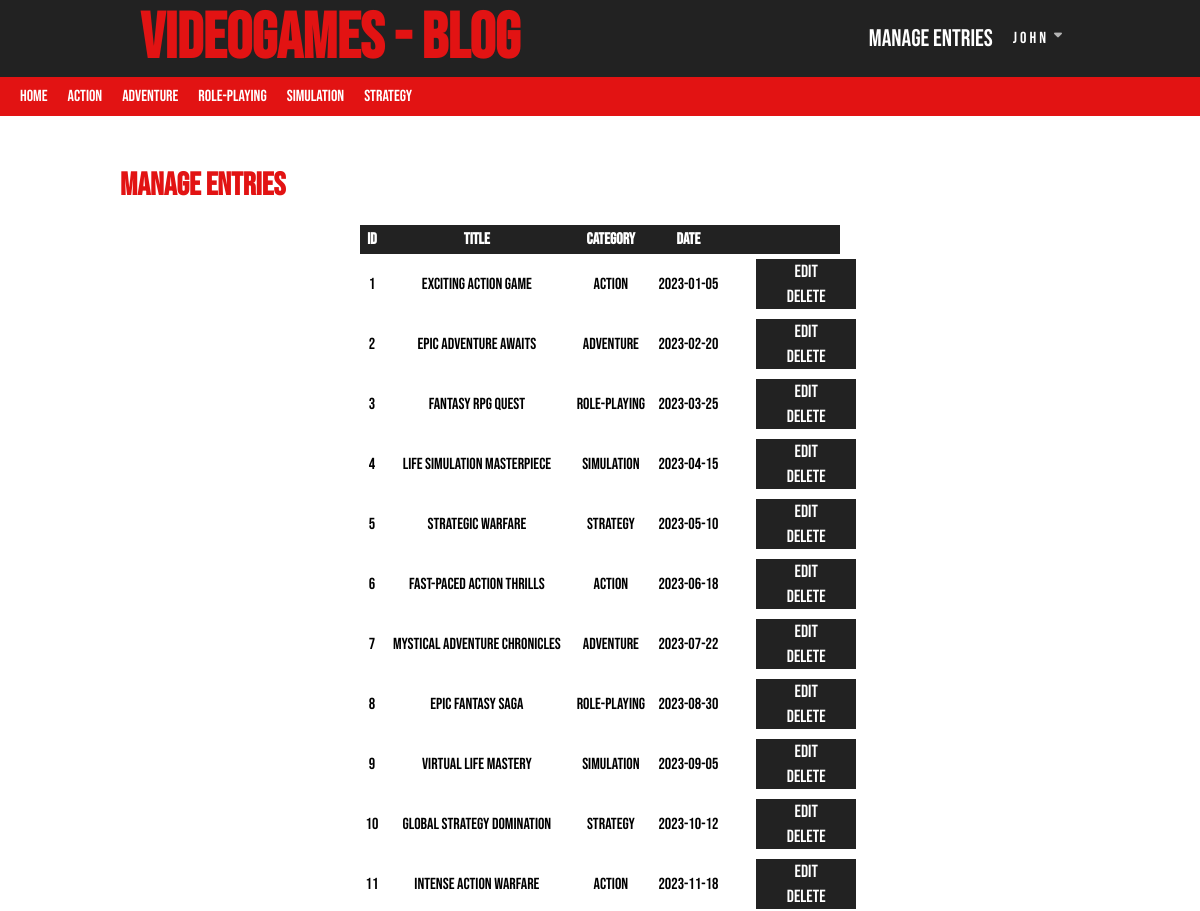
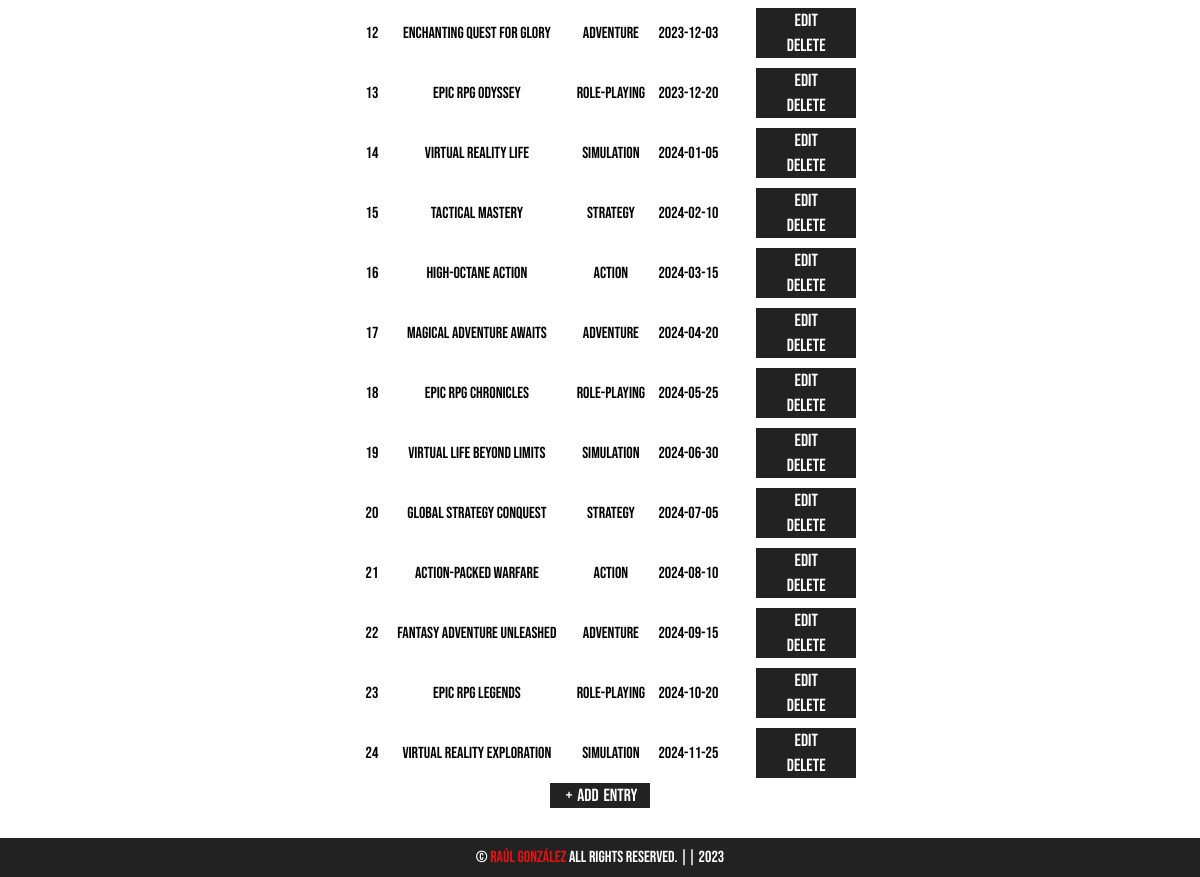
The app's page /Entry/manageEntries/ (signed in) with its own data (2 pictures, top to bottom).
### tables this page shows
CREATE TABLE IF NOT EXISTS categories (
    id INT(255) AUTO_INCREMENT NOT NULL,
    name VARCHAR(100),
    CONSTRAINT pk_categories PRIMARY KEY (id)
);

CREATE TABLE IF NOT EXISTS entries (
    id INT(255) AUTO_INCREMENT NOT NULL,
    user_id INT(255) NOT NULL,
    category_id INT(255) NOT NULL,
    title VARCHAR(255) NOT NULL,
    description MEDIUMTEXT,
    date DATE NOT NULL,
    CONSTRAINT pk_entries PRIMARY KEY (id),
    CONSTRAINT fk_entry_user FOREIGN KEY (user_id) REFERENCES users (id),
    CONSTRAINT fk_entry_category FOREIGN KEY (category_id) REFERENCES categories (id) ON DELETE NO ACTION
);

### Lib/Pages.php (called while the page is built, shortened)
<?php
class Pages
{
    public function render(string $pageName, array $params = null): void{
        require_once "Views/layout/header.php";
        require_once "Views/$pageName.php";
        require_once "Views/layout/footer.php";
    }
}

### Controllers/EntryController.php (called while the page is built, shortened)
<?php
class EntryController{
    private Pages $pages;
    private Entry $Entry;
    public function __construct(){
        $this->pages = new Pages();
        $this->Entry = new Entry();
    }
    public function manageEntries(): void{
        $this->pages->render("Entry/manageEntries");
    }
    public function getAll(): ?array{
        return  $this->Entry->getAll();
    }
}

### index.php (called while the page is built, shortened)
<?php
require_once "AutoLoad.php";
FrontController::main();

### AutoLoad.php (called while the page is built, shortened)
<?php
spl_autoload_register (function ($clase) {
    $directorio_clase = str_replace('\\', '/', $clase);
});

### Lib/DataBase.php (called while the page is built, shortened)
<?php
class DataBase{
    private $connection;
    private mixed $result;
    function __construct(
        private string $server = SERVER,
        private string $user = USER,
        private string $pass = PASSWORD,
        private string $database= DATABASE
    ){
        $this->connection = $this->connect();
    }
    private function connect(): PDO {
        try {
            $options = array(
                PDO::MYSQL_ATTR_INIT_COMMAND => "SET NAMES Utf8",
                PDO::MYSQL_ATTR_FOUND_ROWS => true
            );
            $connection = new PDO("mysql:host={$this->server};dbname={$this->database}", $this->user, $this->pass, $options);
            return $connection;
        } catch(PDOException $e){
            echo "There has been an error, and it's not possible to connect to the database. Details: " . $e->getMessage();
            exit;
        }
    }
    public function query(string $consultasQL): void
    {
        $this->result = $this->connection->query($consultasQL);
    }
    public function extractAll(): array
    {
        return $this->result->fetchAll(PDO::FETCH_ASSOC);
    }
    public function close(){
        if ($this->connection !== null) {
            $this->connection = null;
        }
    }
}

### Controllers/CategoryController.php (called while the page is built, shortened)
<?php
class CategoryController{
    private Category $Category;
    public function __construct(){
        $this->Category = new Category();
    }
    public function getAll(): ?array{
        return  $this->Category->getAll();
    }
    public function getCategoryFromId($category_id){
        $this->Category = new Category();
        $category = $this->Category->getCategoryFromId($category_id);
        return $category[0]["name"];
    }
}

### Models/Category.php (called while the page is built, shortened)
<?php
class Category {
    private CategoryRepository $CategoryRepository;
    public function __construct(){
        $this->CategoryRepository = new CategoryRepository();
    }
    public function getAll(): ?array{
        return  $this->CategoryRepository->getAll();
    }
    public function getCategoryFromId($category_id){
        return  $this->CategoryRepository->getCategoryFromId($category_id);
    }
}

### Repositories/CategoryRepository.php (called while the page is built, shortened)
<?php
class CategoryRepository
{
    private DataBase $connection;
    function __construct()
    {
        $this->connection = new DataBase();
    }
    public function getAll(): ? array{
        $this->connection->query("SELECT * FROM categories ORDER BY id ASC");
        $categories = $this->connection->extractAll();
        return $categories;
    }
    public function getCategoryFromId($category_id){
        $this->connection->query("SELECT name FROM categories WHERE id=$category_id");
        $category = $this->connection->extractAll();
        return $category;
    }
}

### Models/Entry.php (called while the page is built, shortened)
<?php
class Entry {
    private EntryRepository $EntryRepository;
    public function __construct(){
        $this->EntryRepository = new EntryRepository();
    }
    public function getAll(): ?array{
        return  $this->EntryRepository->getAll();
    }
}

### Repositories/EntryRepository.php (called while the page is built, shortened)
<?php
class EntryRepository
{
    private DataBase $connection;
    function __construct()
    {
        $this->connection = new DataBase();
    }
    public function getAll(): ? array{
        $this->connection->query("SELECT * FROM entries ORDER BY id ASC");
        $categories = $this->connection->extractAll();
        return $categories;
    }
}

### Views/Entry/manageEntries.php (the view, shortened to what this page needs)
<?php
    $EntryController = new EntryController();
    $entries = $EntryController->getAll();
?>
<h1>Manage Entries</h1>
<div class="tableCategories">
    <table >
        <?php if(count($entries) == 0):?>
            <p style="margin: 20px">There are not entries yet.</p>
        <?php else:?>
            <tr>
                <th>ID</th>
                <th>TITLE</th>
                <th>CATEGORY</th>
                <th>DATE</th>
                <th></th>
            </tr>
            <?php foreach($entries as $entry): ?>
                <tr>
                    <td><?=$entry['id']?></td>
                    <td><?=$entry['title']?></td>
                    <td><?= $CategoryController->getCategoryFromId($entry['category_id'])?></td>
                    <td><?=$entry['date']?></td>
                    <td>
                        <form action="<?=BASE_URL?>Entry/editEntry/" method="POST">
                            <input type="submit" value="Edit">
                        </form>
                        <form action="<?=BASE_URL?>Entry/deleteEntry/" method="POST">
                            <input type="submit" value="Delete">
                        </form>
                    </td>
                </tr>
            <?php endforeach; ?>
        <?php endif; ?>
    </table>
</div>
<form class="addCategorieForm" action="<?=BASE_URL?>Entry/addEntry/" method="POST">
    <input type="submit" value=" + Add Entry">
</form>

### Views/Layout/Header.php (shortened to what this page needs)
<?php
    $CategoryController = new CategoryController();
    $categories = $CategoryController->getAll();
?>
<!DOCTYPE html>
<html lang="en">
<head>
    <link rel="stylesheet" href="<?=BASE_URL?>Style/style.css">
</head>
<body>
    <header>
        <div class="header-top">
            <h1><a href="<?=BASE_URL?>">VideoGames - Blog</a></h1>
            <ul>
                <?php if(!isset($_SESSION['login'])): ?>
                    <li><a href="<?=BASE_URL?>User/Login/">Log in</a></li>
                    <li><a href="<?=BASE_URL?>User/Register/">Sing Up</a></li>
                <?php else: ?>
                    <li class="manage"><a href="<?=BASE_URL?>Entry/manageEntries/">Manage Entries</a></li>
                    <li class="manageUserSelect">
                        <label for="manageUserCheckbox"><?=$_SESSION['login']->name?><i class="fa-solid fa-caret-down"></i></label>
                    </li>
                <?php endif; ?>
            </ul>
        </div>
        <div class="header-bottom">
            <nav>
                <ul>
                    <li><a href="<?=BASE_URL?>">Home</a></li>
                    <?php foreach($categories as $categorie): ?>
                        <li>
                        <a href="<?=BASE_URL?>Category/showEntriesFromCategorie/?category_id=<?=$categorie['id']?>&category_name=<?=$categorie['name']?>"><?=$categorie['name']?></a>
                        </li>
                    <?php endforeach; ?>
                </ul>
            </nav>
        </div>
    </header>
    <main>

### Style/style.css (style rules this page uses)
* { padding: 0; margin: 0; box-sizing: border-box; }
:root { --color1: #222222; --color2: rgb(226, 19, 19); }
header { display: flex; flex-direction: column; flex-wrap: nowrap; }
header div, header ul { display: flex; flex-direction: row; flex-wrap: nowrap; align-items: center; }
header ul { list-style: none; }
header div { justify-content: space-between; width: 100%; }
.header-top { padding: 0px 10%; }
.header-top, footer { background-color: var(--color1); font-family: Bebas Neue; }
.header-top h1 a { color: var(--color2); margin: 20px; font-size: 2em; text-decoration: none; transition: 0.6s; }
.header-top li>a { text-decoration: none; color: white; margin: 10px; font-size: 1.5em; transition: 0.3s; }
.header-top li i { font-size: 0.8em; color: white; transition: 0.3s; }
.header-top li { transition: 0.3s; }
.header-bottom { background-color: var(--color2); padding: 10px; font-family: Bebas Neue; }
.header-bottom a { color: white; text-decoration: none; margin: 0 10px; transition: 0.3s; }
.header-bottom li { transition: 0.3s; }
main { padding: 30px 10%; font-family: Bebas Neue; flex: 1; }
main h1 { color: var(--color2); font-family: Bebas Neue; margin: 20px 0; }
main label, main input, main textarea { display: block; }
main input, main textarea { font-family: Prompt; width: 100%; padding: 2px 10px; margin-bottom: 15px; border: 2px solid black; border-top: none; outline-color: none; border-right: none; outline: none; transition: 0.5s; }
main form { max-width: 50%; margin: auto; }
main input[type="submit"] { background-color: var(--color1); color: white; border: none; transition: 0.3s; font-size: 1.1em; word-spacing: 2px; width: 100px; margin: auto; font-family: Bebas Neue; }
.tableCategories { display: flex; align-items: center; justify-content: center; }
.tableCategories table { width: 50%; text-align: center; border-collapse: collapse; }
.tableCategories th { background-color: var(--color1); color: white; }
.tableCategories th, .tableCategories td { padding: 5px; }
body { min-height: 100vh; display: flex; flex-direction: column; justify-content: space-between; }
.manageUserSelect { position: relative; }
.manageUserSelect label { color: white; letter-spacing: 3px; transition: 0.3s; margin: 0 10px; display: flex; flex-wrap: nowrap; }
.manageUserSelect label i { margin: 0 5px; color: rgb(180, 180, 180); }

### records on screen
categories: name "Action"
categories: name "Adventure"
categories: name "Role-playing"
categories: name "Simulation"
categories: name "Strategy"
entries: id "1", title "Exciting Action Game", category.name "Action", date "2023-01-05"
entries: id "2", title "Epic Adventure Awaits", category.name "Adventure", date "2023-02-20"
entries: id "3", title "Fantasy RPG Quest", category.name "Role-playing", date "2023-03-25"
entries: id "4", title "Life Simulation Masterpiece", category.name "Simulation", date "2023-04-15"
entries: id "5", title "Strategic Warfare", category.name "Strategy", date "2023-05-10"
entries: id "6", title "Fast-Paced Action Thrills", category.name "Action", date "2023-06-18"
entries: id "7", title "Mystical Adventure Chronicles", category.name "Adventure", date "2023-07-22"
entries: id "8", title "Epic Fantasy Saga", category.name "Role-playing", date "2023-08-30"
entries: id "9", title "Virtual Life Mastery", category.name "Simulation", date "2023-09-05"
entries: id "10", title "Global Strategy Domination", category.name "Strategy", date "2023-10-12"
entries: id "11", title "Intense Action Warfare", category.name "Action", date "2023-11-18"
entries: id "12", title "Enchanting Quest for Glory", category.name "Adventure", date "2023-12-03"
entries: id "13", title "Epic RPG Odyssey", category.name "Role-playing", date "2023-12-20"
entries: id "14", title "Virtual Reality Life", category.name "Simulation", date "2024-01-05"
entries: id "15", title "Tactical Mastery", category.name "Strategy", date "2024-02-10"
entries: id "16", title "High-Octane Action", category.name "Action", date "2024-03-15"
entries: id "17", title "Magical Adventure Awaits", category.name "Adventure", date "2024-04-20"
entries: id "18", title "Epic RPG Chronicles", category.name "Role-playing", date "2024-05-25"
entries: id "19", title "Virtual Life Beyond Limits", category.name "Simulation", date "2024-06-30"
entries: id "20", title "Global Strategy Conquest", category.name "Strategy", date "2024-07-05"
entries: id "21", title "Action-Packed Warfare", category.name "Action", date "2024-08-10"
entries: id "22", title "Fantasy Adventure Unleashed", category.name "Adventure", date "2024-09-15"
entries: id "23", title "Epic RPG Legends", category.name "Role-playing", date "2024-10-20"
entries: id "24", title "Virtual Reality Exploration", category.name "Simulation", date "2024-11-25"

### other values on screen
$_SESSION['login']->name "John"
